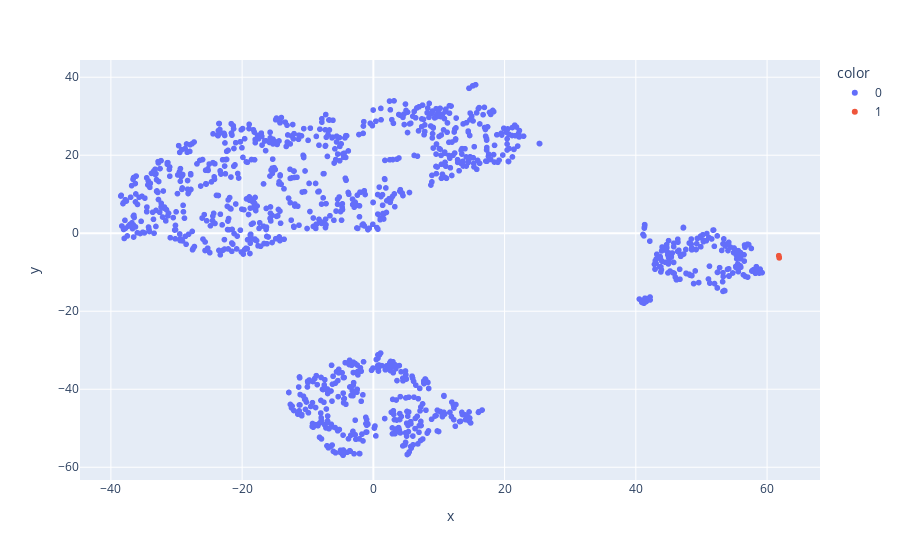

The notebook cell this image was saved under:
### Code cell
machine = 'WOS___174L'
start_date = datetime.strptime('2020-10-01T23:00:00Z', '%Y-%m-%dT%H:%M:%SZ').replace(tzinfo=timezone.utc)
end_date = datetime.strptime('2020-10-02T09:00:00Z', '%Y-%m-%dT%H:%M:%SZ').replace(tzinfo=timezone.utc)

data = pd.read_csv(os.path.join(DATA_PATH, machine+'_norm.csv'), parse_dates=['time'])

selected_times = data[(data['time'] > start_date) & (data['time'] < end_date)]['time']

df = data.copy()
method = 'tsne'

df['color'] = df.apply(
    lambda row: '1' if row['time'] in list(selected_times) else '0',
    axis=1
)

X = df.drop(columns=['time'])

if method == 'tsne':
    X_embedded = TSNE(
        n_components=2,
        random_state=RANDOM_STATE
    ).fit_transform(X)
    X_embedded = pd.DataFrame(X_embedded)
    df['x'] = X_embedded[0]
    df['y'] = X_embedded[1]
elif method=='pca':
    pca = PCA(n_components=2).fit_transform(X.values)
    df['x'] = pca[:,0]
    df['y'] = pca[:,1]
fig = px.scatter(df, x='x', y='y', color='color', hover_name='time')
fig.show()

### Figure 1 — Plotly figure (JSON) as saved in the notebook; plotly's stock layout.template omitted (floating-point values rounded to 4 significant figures; data arrays with more than 128 entries replaced by an {"elided": "..."} marker saying what was removed)
{"data": [{"hovertemplate": "<b>%{hovertext}</b><br><br>color=0<br>x=%{x}<br>y=%{y}<extra></extra>", "hovertext": {"elided": "1163 str values"}, "legendgroup": "0", "marker": {"color": "#636efa", "symbol": "circle"}, "mode": "markers", "name": "0", "showlegend": true, "type": "scattergl", "x": {"elided": "1163 float values"}, "xaxis": "x", "y": {"elided": "1163 float values"}, "yaxis": "y"}, {"hovertemplate": "<b>%{hovertext}</b><br><br>color=1<br>x=%{x}<br>y=%{y}<extra></extra>", "hovertext": ["2020-10-02T00:00:00+00:00", "2020-10-02T01:00:00+00:00", "2020-10-02T02:00:00+00:00", "2020-10-02T07:00:00+00:00", "2020-10-02T08:00:00+00:00"], "legendgroup": "1", "marker": {"color": "#EF553B", "symbol": "circle"}, "mode": "markers", "name": "1", "showlegend": true, "type": "scattergl", "x": [61.86, 61.85, 61.81, 61.79, 61.78], "xaxis": "x", "y": [-6.318, -6.231, -5.91, -5.782, -5.758], "yaxis": "y"}], "layout": {"legend": {"title": {"text": "color"}, "tracegroupgap": 0}, "margin": {"t": 60}, "xaxis": {"anchor": "y", "domain": [0, 1], "title": {"text": "x"}}, "yaxis": {"anchor": "x", "domain": [0, 1], "title": {"text": "y"}}}}
